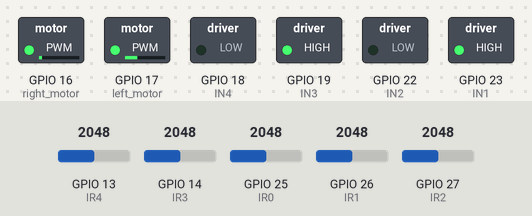
Simulated run of this sketch. Board: ESP32. On the bench: switched loads named in the sketch (green lamp = pin HIGH). The inputs (shaded band) are chosen by the test bench; at power-on: GPIO 13 (IR4) = 2048, GPIO 14 (IR3) = 2048, GPIO 25 (IR0) = 2048, GPIO 26 (IR1) = 2048, GPIO 27 (IR2) = 2048. What the sketch prints to the serial monitor is not drawn.

Above: at 1.2 s.
1.3 s: GPIO 13 (IR4) set to 2972
2.8 s: GPIO 13 (IR4) set to 3047
At 3.3 s:
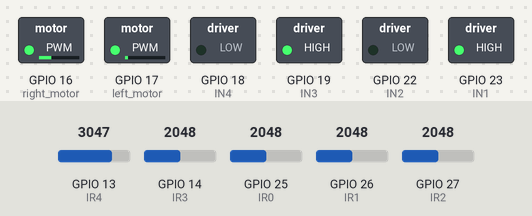
4.3 s: GPIO 14 (IR3) set to 3040
At 4.7 s:
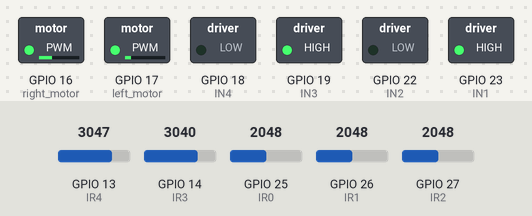
5.8 s: GPIO 25 (IR0) set to 2954
7.3 s: GPIO 25 (IR0) set to 3049
At 8.0 s:
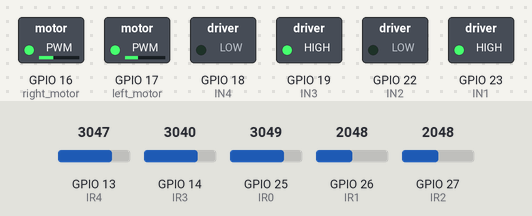
8.8 s: GPIO 26 (IR1) set to 3040
At 9.6 s:
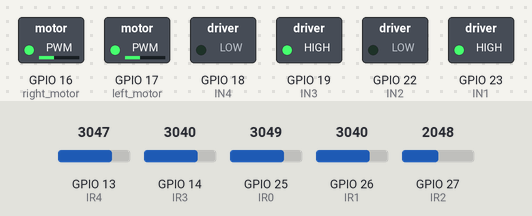
Timing chart, 0 to 11.3 s (numbered marks = the images above; inputs shaded):
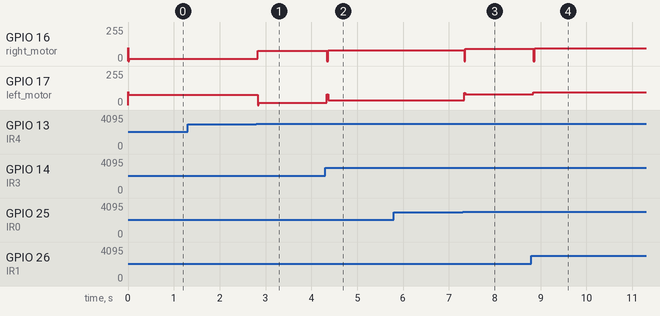

Measured:
- the behaviour switches between 3000 and 3001 on GPIO 13 (IR4) (found by bisection; images 0 and 1)
- after the input at 2.8 s, GPIO 16 (right_motor): 17/255 → 77/255 at once; GPIO 17 (left_motor): 77/255 → 17/255 at once
- after the input at 4.3 s, GPIO 16 (right_motor): 77/255 → 82/255 at once; GPIO 17 (left_motor): 17/255 → 37/255 at once
- after the input at 7.3 s, GPIO 16 (right_motor): 82/255 → 91/255 at once; GPIO 17 (left_motor): 37/255 → 82/255 at once
- after the input at 8.8 s, GPIO 16 (right_motor): 91/255 → 95/255 at once; GPIO 17 (left_motor): 82/255 → 95/255 at once

The sketch:

PIDLineFollower.ino
```cpp
// #include "Motors.h"
#include "utils.h"

//-------------------------------//
// kinda working cases          //
// kp = 0.05, kd = 0.5, no delay, mapping (400, 800, 10, 40), speed 100, d*0.75, sensors near eachother//
const int kp_tuner = 34;  //right
const int kd_tuner = 35;  //left

// PID parameters
float kp = 0.06;
float kd = 0.9;
// float ki = 0.001;
unsigned int last_proportional = 0;
int last_error = 0;

void setup() {
  Serial.begin(115200);
  pinMode(kp, INPUT);
  pinMode(kd, INPUT);

  setup_motors_pins();
  init_motors_speeds();
}

void loop() {
  // float kp_pot = analogRead(kp_tuner);
  // float kd_pot = analogRead(kd_tuner);
  // Serial.print("kp pot ");
  // Serial.println(kp_pot);

  // Serial.print("kd pot ");
  // Serial.println(kd_pot);

  // kp = kp_pot/5000;
  // kd = kd_pot/1000;

  // kp = map(kp_pot, 0, 4096, 0, 2000)/1000;
  // kd = map(kd_pot, 0, 4096, 0, 2000)/1000;

  // Serial.print("kp ");
  // Serial.println(kp);

  // Serial.print("kd ");
  // Serial.println(kd);

  int sensors_readings[_numSensors];
  int sensors_readings_analog[_numSensors];

  read_sensors(sensors_readings, sensors_readings_analog);
  // calibrate_readings(sensors_readings);

  // The returned position from 0 to 2000
  unsigned int position = read_line(sensors_readings);

  // The "proportional" term should be 0 when we are on the line.
  const int diff = 1000;  //target position
  int proportional = (int)position - diff;
  Serial.print("Proportional ");
  Serial.println(proportional);


  // Compute the derivative (change) and integral (sum) of the
  // position.
  int derivative = proportional - last_proportional;

  // Remember the last position.
  last_proportional = proportional;

  // Compute the difference between the two motor power settings,

  int power_difference = (proportional * kp + derivative * kd);


  Serial.print("power_difference ");
  Serial.println(power_difference);
  int maximum = MAX_SPEED;

  // To slow down for turns
  // if (abs(proportional) >= 400) {
  int d;
  // if (abs(proportional) == 250)
  d = map(abs(proportional), 250, 1000, 10, 25);  //10 -> 40 , 400 -> 800
  // else
  //   d = map(abs(proportional), 250, 1000, 10, 40);  //10 -> 40 , 400 -> 800

  maximum -= d * 0.9;
  Serial.print("Maximum ");
  Serial.println(maximum);
  Serial.print("d: ");
  Serial.println(d);
  // maximum = 80;
  // }
  //  else {
  //   maximum = 120;
  // }
  // power_difference = power_difference * ((float)maximum/MAX_SPEED);
  // Compute the actual motor settings.  We never set either motor
  // to a negative value.
  if (power_difference > maximum)
    power_difference = maximum;
  if (power_difference < -maximum)
    power_difference = -maximum;

  if (power_difference < 0)
    change_motors_speed(maximum, maximum + power_difference);
  else
    change_motors_speed(maximum - power_difference, maximum);

  print_readings(sensors_readings, proportional);
  // if(derivative != 0){
  //   delay(25);
  //   change_speed(0,0);

  //   while(true){}
  // }
  // delay(10);  // WITH SPEED 18, SENSORS CLOSE TO EACH OTHER, KP = 0.5, KD = 15
}
```

utils.h
```cpp
#include <HardwareSerial.h>
#include <Arduino.h>


//--------------------------------//
//---------- Sensor pins----------//
//--------------------------------//
#define IR0 25  // Most right sensor
#define IR1 26
#define IR2 27
#define IR3 14
#define IR4 13  // Most left sensor

#define _numSensors 5
static int last_value = 0;

//--------------------------------//
//---------- Motor pins----------//
//--------------------------------//

#define IN1 23
#define IN2 22
#define IN3 19
#define IN4 18
#define left_motor 17
#define right_motor 16
#define MAX_SPEED 100

void read_sensors(int *sensors_readings, int *sensors_readings_analog) {

  sensors_readings_analog[0] = analogRead(IR0);  // most right sensor
  sensors_readings_analog[1] = analogRead(IR1);
  sensors_readings_analog[2] = analogRead(IR2);
  sensors_readings_analog[3] = analogRead(IR3);
  sensors_readings_analog[4] = analogRead(IR4);  // most left sensor

  if (sensors_readings_analog[0] > 3000) sensors_readings[0] = 1;
  else
    sensors_readings[0] = 0;
  if (sensors_readings_analog[1] > 3000) sensors_readings[1] = 1;
  else sensors_readings[1] = 0;
  if (sensors_readings_analog[2] > 3000) sensors_readings[2] = 1;
  else sensors_readings[2] = 0;
  if (sensors_readings_analog[3] > 3000) sensors_readings[3] = 1;
  else sensors_readings[3] = 0;
  if (sensors_readings_analog[4] > 3000) sensors_readings[4] = 1;
  else sensors_readings[4] = 0;
  Serial.println("--------Analog----------");
  for (int i = 4; i > -1; i--) {
    Serial.print(sensors_readings_analog[i]);
    Serial.print("  ");
  }

  Serial.println(" ");
}


unsigned read_line(int *sensors_readings) {
  unsigned char i;
  bool on_line = false;
  unsigned long avg;  // this is for the weighted total, which is long
                      // before division
  unsigned int sum;   // this is for the denominator which is <= 64000
  // static int last_value = 0; // assume initially that the line is left.

  avg = 0;
  sum = 0;

  for (i = 0; i < _numSensors; i++) {
    int value = sensors_readings[i];
    Serial.print("i ");
    Serial.println(sensors_readings[i]);


    // keep track of whether we see the line at all
    if (value != 0) {
      Serial.println("3al 5attttttt");
      on_line = true;

      avg += (long)(value) * (i * 1000);
      sum += value;
    }
  }

  if (!on_line) {
    Serial.println("Shit");
    // If it last read to the left of center, return 0.
    if (last_value < (_numSensors - 1) * 500)
      return 0;

    // If it last read to the right of center, return the max.
    else
      return (_numSensors - 1) * 500;
  }
  Serial.print("average ");
  Serial.println(avg);
  Serial.print("sum ");
  Serial.println(sum);
  last_value = (avg / sum) / 2; //  to play within a lower range
  Serial.print("Value ");
  Serial.println(last_value);
  return last_value;
}

void print_readings(int *sensors_readings, int proportional) {
  Serial.print("sensors: ");
  for (int i = 4; i > -1; i--) {
    Serial.print(sensors_readings[i]);
    Serial.print("  ");
  }


  Serial.print("  position: ");
  Serial.println(proportional);

  Serial.println(analogRead(IR1));
}


void setup_motors_pins() {
  // define motors output pins
  pinMode(IN1, OUTPUT);
  pinMode(IN2, OUTPUT);
  pinMode(IN3, OUTPUT);
  pinMode(IN4, OUTPUT);

  // PWM pins for motors speed
  pinMode(left_motor, OUTPUT);
  pinMode(right_motor, OUTPUT);
}

void init_motors_speeds() {
  digitalWrite(IN1, 1);
  digitalWrite(IN2, 0);
  digitalWrite(IN3, 1);
  digitalWrite(IN4, 0);

  analogWrite(left_motor, MAX_SPEED);
  analogWrite(right_motor, MAX_SPEED);
}

void change_motors_speed(int left_motor_speed, int right_motor_speed) {
  analogWrite(left_motor, left_motor_speed);
  analogWrite(right_motor, right_motor_speed);
  Serial.print("left_motor_speed ");
  Serial.println(left_motor_speed);
  Serial.print("right_motor_speed ");
  Serial.println(right_motor_speed);
}
```
